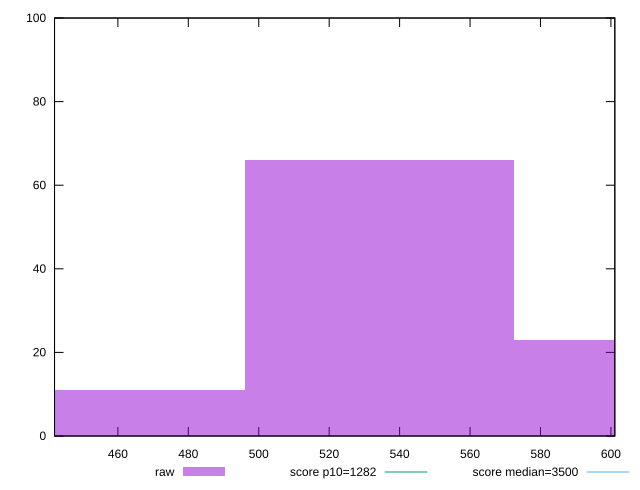

Generate this figure with gnuplot:
reset

$raw <<EOF
534.3009798539815 66
457.97226844626994 11
610.6296912616932 23
EOF

set key outside below
set boxwidth 76.32871140771165
set xrange [442.0120000000004:601.1120000000001]
set yrange [0:100]
set trange [0:100]
set style fill transparent solid 0.5 noborder

set parametric
set terminal svg size 640, 490 enhanced background rgb 'white'
set output "reports/report_00033_2021-03-01T14-23-16.841Z/bootup-time/samples/astro-inner/raw/histogram.svg"

plot $raw title "raw" with boxes, \
     1282,t title "score p10=1282", \
     3500,t title "score median=3500"

reset
